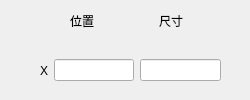
  <widget class="QDockWidget" name="dock2">
   <property name="minimumSize">
    <size>
     <width>250</width>
     <height>44</height>
    </size>
   </property>
   <property name="baseSize">
    <size>
     <width>250</width>
     <height>42</height>
    </size>
   </property>
   <property name="features">
    <set>QDockWidget::NoDockWidgetFeatures</set>
   </property>
   <attribute name="dockWidgetArea">
    <number>1</number>
   </attribute>
   <widget class="QWidget" name="dockWidgetContents_2">
    <widget class="QWidget" name="widget_4" native="true">
     <property name="geometry">
      <rect>
       <x>10</x>
       <y>0</y>
       <width>301</width>
       <height>361</height>
      </rect>
     </property>
     <widget class="QWidget" name="widget_3" native="true">
      <property name="geometry">
       <rect>
        <x>60</x>
        <y>0</y>
        <width>171</width>
        <height>41</height>
       </rect>
      </property>
      <layout class="QHBoxLayout" name="horizontalLayout_3">
       <item>
        <widget class="QLabel" name="label_3">
         <property name="text">
          <string>位置</string>
         </property>
        </widget>
       </item>
       <item>
        <widget class="QLabel" name="label_4">
         <property name="text">
          <string>尺寸</string>
         </property>
        </widget>
       </item>
      </layout>
     </widget>
     <widget class="QWidget" name="widget_2" native="true">
      <property name="geometry">
       <rect>
        <x>30</x>
        <y>100</y>
        <width>181</width>
        <height>41</height>
       </rect>
      </property>
      <layout class="QHBoxLayout" name="horizontalLayout_2">
       <item>
        <widget class="QLabel" name="label_2">
         <property name="text">
          <string>Y</string>
         </property>
        </widget>
       </item>
       <item>
        <widget class="QLineEdit" name="yposition"/>
       </item>
       <item>
        <widget class="QLineEdit" name="ysize"/>
       </item>
      </layout>
     </widget>
     <widget class="QWidget" name="widget" native="true">
      <property name="geometry">
       <rect>
        <x>30</x>
        <y>50</y>
        <width>181</width>
        <height>41</height>
       </rect>
      </property>
      <layout class="QHBoxLayout" name="horizontalLayout">
       <item>
        <widget class="QLabel" name="label">
         <property name="text">
          <string>X</string>
         </property>
        </widget>
       </item>
       <item>
        <widget class="QLineEdit" name="xposition"/>
       </item>
       <item>
        <widget class="QLineEdit" name="xsize"/>
       </item>
      </layout>
     </widget>
     <widget class="QPushButton" name="pushButton">
      <property name="geometry">
       <rect>
        <x>30</x>
        <y>150</y>
        <width>71</width>
        <height>41</height>
       </rect>
      </property>
      <property name="text">
       <string>阵列</string>
      </property>
     </widget>
     <widget class="QPushButton" name="pushButton_2">
      <property name="geometry">
       <rect>
        <x>140</x>
        <y>150</y>
        <width>71</width>
        <height>41</height>
       </rect>
      </property>
      <property name="text">
       <string>应用</string>
      </property>
     </widget>
    </widget>
   </widget>
  </widget>
